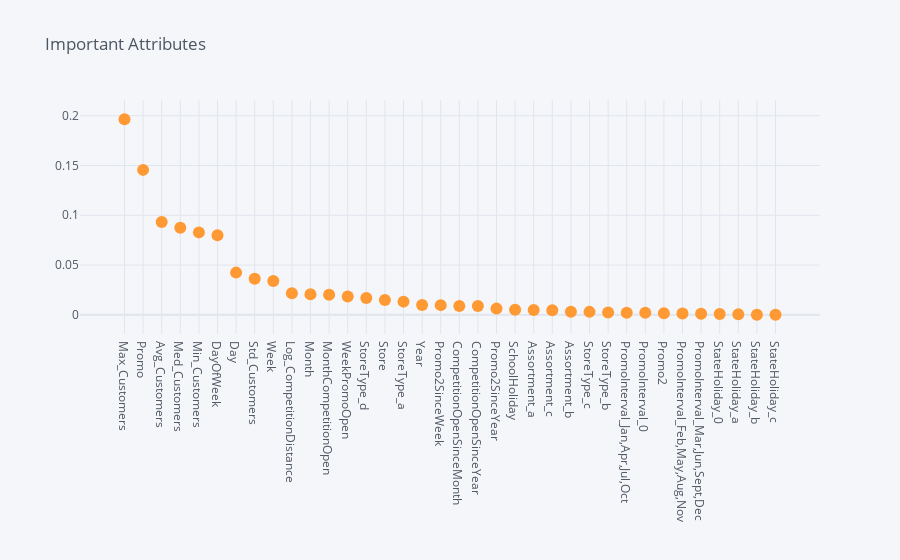

Notebook code cell kept with this figure:
### Code cell
# Visualization of important features
important_features.sort_values(by=0,ascending=False).iplot(mode='markers',title='Important Attributes')

### Figure 1 — Plotly figure (JSON) as saved in the notebook; plotly's stock layout.template omitted (floating-point values rounded to 4 significant figures)
{"data": [{"line": {"color": "rgba(255, 153, 51, 1.0)", "dash": "solid", "shape": "linear", "width": 1.3}, "marker": {"size": 12, "symbol": "circle"}, "mode": "markers", "name": "0", "text": "", "type": "scatter", "x": ["Max_Customers", "Promo", "Avg_Customers", "Med_Customers", "Min_Customers", "DayOfWeek", "Day", "Std_Customers", "Week", "Log_CompetitionDistance", "Month", "MonthCompetitionOpen", "WeekPromoOpen", "StoreType_d", "Store", "StoreType_a", "Year", "Promo2SinceWeek", "CompetitionOpenSinceMonth", "CompetitionOpenSinceYear", "Promo2SinceYear", "SchoolHoliday", "Assortment_a", "Assortment_c", "Assortment_b", "StoreType_c", "StoreType_b", "PromoInterval_Jan,Apr,Jul,Oct", "PromoInterval_0", "Promo2", "PromoInterval_Feb,May,Aug,Nov", "PromoInterval_Mar,Jun,Sept,Dec", "StateHoliday_0", "StateHoliday_a", "StateHoliday_b", "StateHoliday_c"], "y": [0.1965, 0.1456, 0.09331, 0.08754, 0.0828, 0.07981, 0.04238, 0.03626, 0.03391, 0.02176, 0.02066, 0.02022, 0.01838, 0.01683, 0.01479, 0.01324, 0.009906, 0.009727, 0.008957, 0.008801, 0.006229, 0.005056, 0.004894, 0.00463, 0.003079, 0.002964, 0.002215, 0.002085, 0.001987, 0.00168, 0.001291, 0.001144, 0.0007875, 0.0004523, 0.0001733, 1.798e-05]}], "layout": {"legend": {"bgcolor": "#F5F6F9", "font": {"color": "#4D5663"}}, "paper_bgcolor": "#F5F6F9", "plot_bgcolor": "#F5F6F9", "title": {"font": {"color": "#4D5663"}, "text": "Important Attributes"}, "xaxis": {"gridcolor": "#E1E5ED", "showgrid": true, "tickfont": {"color": "#4D5663"}, "title": {"font": {"color": "#4D5663"}, "text": ""}, "zerolinecolor": "#E1E5ED"}, "yaxis": {"gridcolor": "#E1E5ED", "showgrid": true, "tickfont": {"color": "#4D5663"}, "title": {"font": {"color": "#4D5663"}, "text": ""}, "zerolinecolor": "#E1E5ED"}}}
